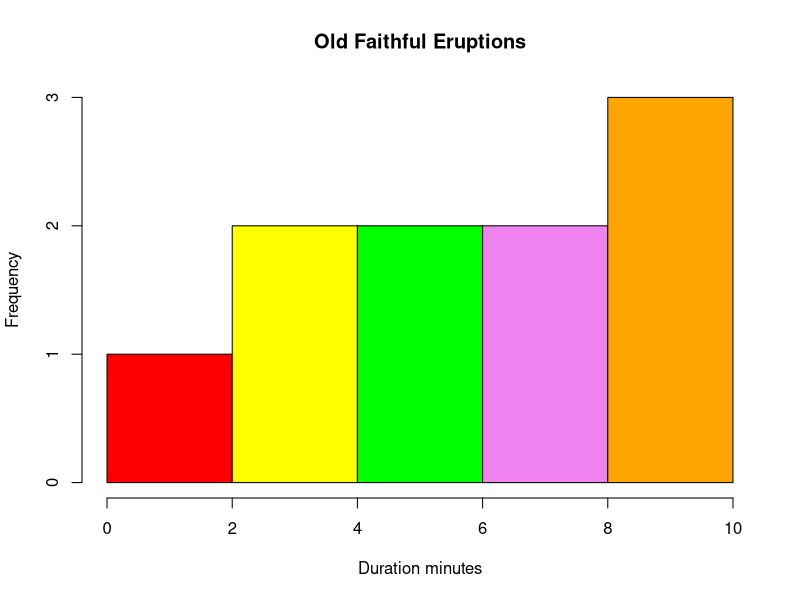

Source code (R):
rm(list = ls())
library(reshape)
colors = c("red", "yellow", "green", "violet", "orange","blue", "pink", "cyan") 
hist(1:10,right=FALSE,col=colors,main="Old Faithful Eruptions",   xlab="Duration minutes")
